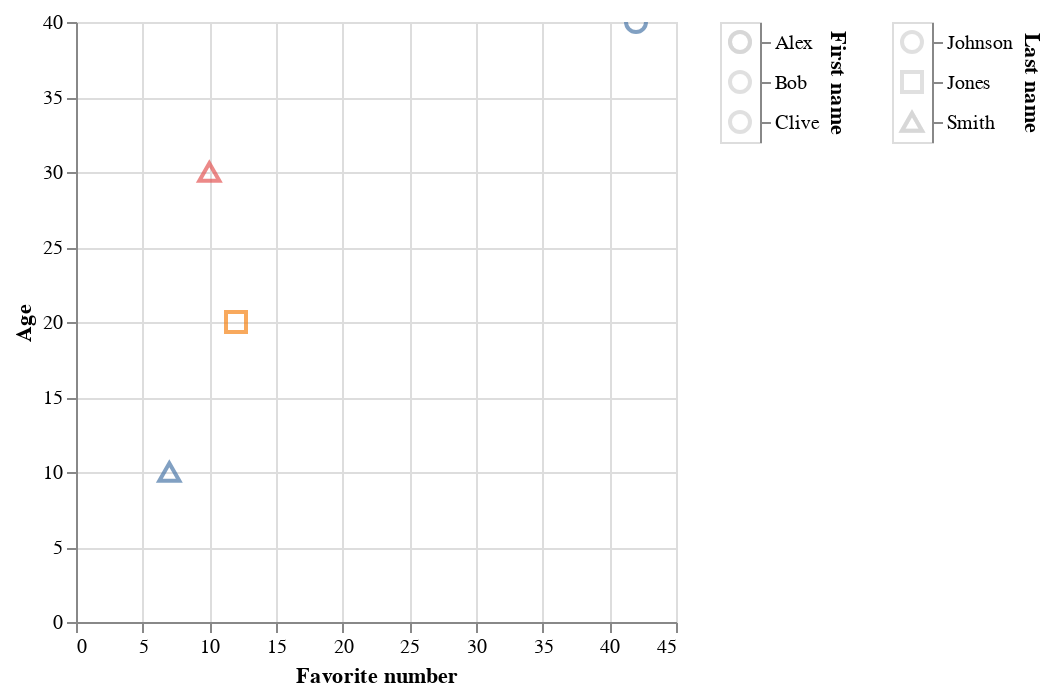

The code cell stored with this chart in its notebook:
### Code cell
import pandas as pd
import altair as alt

# Create dataframe
data = [[7, 10, 'Alex', 'Smith'],
        [12, 20, 'Bob', 'Jones'],
        [10, 30, 'Clive', 'Smith'],
        [42, 40,  'Alex', 'Johnson']]
df = pd.DataFrame(data,columns=['Favorite number', 'Age', 'First name', 'Last name'])

# Create selections
selection_first_name = alt.selection_multi(fields=['First name'], empty='none')
selection_last_name = alt.selection_multi(fields=['Last name'], empty='none')

# Create interactive scatter plot
scatter = alt.Chart(df).mark_point(size=100).encode(
    x='Favorite number:Q',
    y='Age:Q',
    color=alt.condition(selection_first_name & selection_last_name,
                        alt.Color('First name:N', legend=None),
                        alt.value('lightgray') ),
    shape=alt.Shape('Last name:N', legend=None),
    tooltip=['First name', 'Last name']
).add_selection(
    alt.selection_interval(bind='scales')
)

# Create interactive model name legend
legend_first_name = alt.Chart(df).mark_point(size=100).encode(
    y=alt.Y('First name:N', axis=alt.Axis(orient='right')),
    color=alt.condition(selection_first_name,
                        alt.Color('First name:N', legend=None),
                        alt.value('lightgray') ),
).add_selection(
    selection_first_name

)

# Create interactive model name legend
legend_last_name = alt.Chart(df).mark_point(size=100).encode(
    y=alt.Y('Last name:N', axis=alt.Axis(orient='right')),
    shape=alt.Shape('Last name:N', legend=None),
    color=alt.condition(selection_last_name,
                        alt.value('black'),
                        alt.value('lightgray') ),
).add_selection(
    selection_last_name
)

# Combine plotting elements
chart = scatter | legend_first_name | legend_last_name

chart

### Figure 1 — Vega-Lite specification as saved in the notebook (floating-point values rounded to 4 significant figures)
{"config": {"view": {"continuousWidth": 300, "continuousHeight": 300}}, "hconcat": [{"mark": {"type": "point", "size": 100}, "encoding": {"color": {"condition": {"test": {"and": [{"param": "param_13"}, {"param": "param_14"}]}, "field": "First name", "legend": null, "type": "nominal"}, "value": "lightgray"}, "shape": {"field": "Last name", "legend": null, "type": "nominal"}, "tooltip": [{"field": "First name", "type": "nominal"}, {"field": "Last name", "type": "nominal"}], "x": {"field": "Favorite number", "type": "quantitative"}, "y": {"field": "Age", "type": "quantitative"}}, "name": "view_7"}, {"mark": {"type": "point", "size": 100}, "encoding": {"color": {"condition": {"param": "param_13", "empty": false, "field": "First name", "legend": null, "type": "nominal"}, "value": "lightgray"}, "y": {"axis": {"orient": "right"}, "field": "First name", "type": "nominal"}}, "name": "view_8"}, {"mark": {"type": "point", "size": 100}, "encoding": {"color": {"condition": {"param": "param_14", "value": "black", "empty": false}, "value": "lightgray"}, "shape": {"field": "Last name", "legend": null, "type": "nominal"}, "y": {"axis": {"orient": "right"}, "field": "Last name", "type": "nominal"}}, "name": "view_9"}], "data": {"name": "data-ec767a72044047bc9825da631c9465fc"}, "params": [{"name": "param_15", "select": {"type": "interval"}, "bind": "scales", "views": ["view_7"]}, {"name": "param_13", "select": {"type": "point", "fields": ["First name"]}, "views": ["view_8"]}, {"name": "param_14", "select": {"type": "point", "fields": ["Last name"]}, "views": ["view_9"]}], "$schema": "https://vega.github.io/schema/vega-lite/v5.14.1.json", "datasets": {"data-ec767a72044047bc9825da631c9465fc": [{"Favorite number": 7, "Age": 10, "First name": "Alex", "Last name": "Smith"}, {"Favorite number": 12, "Age": 20, "First name": "Bob", "Last name": "Jones"}, {"Favorite number": 10, "Age": 30, "First name": "Clive", "Last name": "Smith"}, {"Favorite number": 42, "Age": 40, "First name": "Alex", "Last name": "Johnson"}]}}
